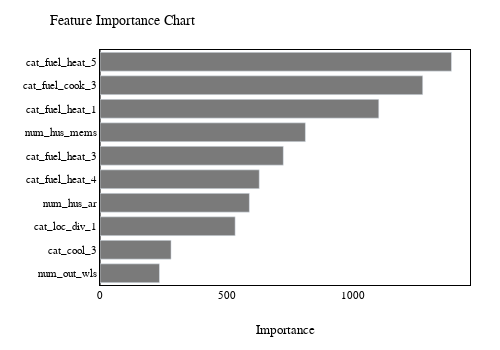

Notebook code cell kept with this figure:
### Code cell
# A figure for feature importances
fig_importance =  go.Figure()

fig_importance.add_traces(
    go.Bar(
        x= df_imp_10["importance"],
        y= df_imp_10.index,
        orientation= "h",
        marker_color= "#7a7a7a"
    )
)

fig_importance.update_layout(
    title= "Feature Importance Chart",
    xaxis_title= "Importance", 
    xaxis_ticks= "",
    yaxis_ticks= "",
    yaxis_autorange= "reversed",
    width= 500,
    height= 350,    
    template= eda_tempelete_01_white,
    margin_l= 100,    
)

fig_importance.show()

### Figure 1 — Plotly figure (JSON) as saved in the notebook; plotly's stock layout.template omitted (floating-point values rounded to 4 significant figures)
{"data": [{"marker": {"color": "#7a7a7a"}, "orientation": "h", "type": "bar", "x": [1387.0, 1274.0, 1100.0, 810.8, 723.6, 628.7, 589.6, 533.5, 280.6, 234.8], "y": ["cat_fuel_heat_5", "cat_fuel_cook_3", "cat_fuel_heat_1", "num_hus_mems", "cat_fuel_heat_3", "cat_fuel_heat_4", "num_hus_ar", "cat_loc_div_1", "cat_cool_3", "num_out_wls"]}], "layout": {"height": 350, "margin": {"l": 100}, "title": {"text": "Feature Importance Chart"}, "width": 500, "xaxis": {"ticks": "", "title": {"text": "Importance"}}, "yaxis": {"autorange": "reversed", "ticks": ""}}}
